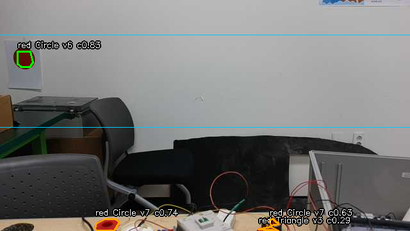
#> input picture docs/전달용/OAK시험_20261031/사진/04_도킹판정_예비_원.png, 410 x 231 px, shrunk from 640 x 360 before the run
$ python vision_pipeline_figure.py
#> lines starting #> are read from the running program, lines starting #| are printed output that depends on the picture; after the words box and inside, x2 and y2 are one past the last pixel; in counts of white or black regions, pixels touching at a corner belong together
### src/color_shape_detector/color_shape_detector/dock_logic.py
"""
도크 표식 인식 순수 로직 — ROS/OpenCV 비의존. cv2 컨투어에서 뽑은 '기하 특징'만 받는다.

왜 순수 함수인가:
  OpenCV 이미지·컨투어를 직접 받으면 배(카메라) 없이는 테스트를 못 한다. 그래서 컨투어에서
  이미 뽑은 숫자(꼭짓점 수, 면적, 둘레, 바운딩박스)만 넘겨받아 판정한다.
  → Mac 에서도 특징값을 넣어 3형상 분류를 검증할 수 있다(test_dock_logic.py).

미션 배경 (도크미션 작업계획 D2·D3):
  표식 = 형상(삼각/원/사각) × 색 조합이고 **당일 아침 공지**된다.
  작년 코드는 목표가 하드코딩(red/Square)이고, 단일 프레임 즉시 발행이라 한 프레임의 오탐이
  그대로 조향에 튀었다. 또 꼭짓점 수 단독 분류라 원/사각 경계가 취약했다.
  → 여기서 (1) 형상 분류를 원형도 보조지표로 강건화하고, (2) N프레임 시간 안정화를 넣는다.
"""

import math
from collections import deque

# 형상 이름 (미션 규칙의 3종)
TRIANGLE = "Triangle"
SQUARE = "Square"
CIRCLE = "Circle"
VALID_SHAPES = (TRIANGLE, SQUARE, CIRCLE)

# 색 이름 (5색 슬롯 — 당일 공지 대응)
VALID_COLORS = ("red", "orange", "yellow", "green", "blue", "white")


def circularity(area, perimeter):
    """
    원형도 = 4πA / P².  완전한 원=1.0, 정사각형≈0.785, 정삼각형≈0.605.
    꼭짓점 수만으로 원/사각을 가르면 경계가 취약하다 — 이 값을 보조로 쓴다.
    둘레가 0 이하이면 None.
    """
    if perimeter is None or perimeter <= 0.0:
        return None
    return 4.0 * math.pi * area / (perimeter * perimeter)


def classify_shape(v_count, area, perimeter, w, h, *,
                   min_area=80.0,
                   square_extent_min=0.4,
                   square_aspect_lo=0.6, square_aspect_hi=1.4,
                   circle_circularity_min=0.87,
                   square_circularity_max=0.60):
    """
    컨투어 기하 특징 → 형상 이름 또는 None.

    인자:
      v_count   : approxPolyDP 꼭짓점 수
      area      : 면적(px²)
      perimeter : 둘레(px)
      w, h      : 바운딩박스 폭·높이

    D3 강건화: 꼭짓점 수를 1차로 쓰되, 원/사각 경계는 원형도로 재확인한다.
      · 원형도 >= circle_circularity_min  → 강하게 원
      · 원형도 <  square_circularity_max  → 원이 될 수 없음(각진 도형)
    임계는 전부 파라미터(하드코딩 금지). 실제 값은 D4 하네스 수치로 튜닝한다.

    circle_circularity_min 0.82 → 0.87 (2026-11-08, 계약서_도킹비전_사전수정 A):
      작은 사각의 **픽셀 외곽선** 원형도가 0.82~0.86 까지 올라가 원으로 오인됐다(계단 효과로 모서리가
      깎여 보임). 0.82 에서 사각 정답률 12~25 px 40~60%, 0.87 에서 95~100%. 원은 두 임계 모두 100%
      (원 경로는 v>=7 이라 임계 무관). 근거: `python3 tools/sim/dock_shape_sweep.py` (cv2 5.0.0, eps 0.0315).
      ⚠️ 픽셀 기하 합성 근거다 — 실영상 혼동행렬이 나오면 재확인.
      알려진 한계: 16 px 이하 사각이 45° 마름모면 0.87 에서도 원(12px@45 v4 원형도 0.876).
      부작용: 4<=v<=6·원형도 0.82~0.87 은 CIRCLE→SQUARE, v==3·원형도 0.82~0.87 은 None→TRIANGLE.
      되돌리기: vision.yaml dock 절 circle_circularity_min: 0.82.
    """
    if area is None or area < min_area:
        return None
    if not v_count or v_count < 3:
        return None
    if w is None or h is None or w <= 0 or h <= 0:
        return None

    circ = circularity(area, perimeter)
    aspect = w / float(h)

    # ---- 삼각형: 꼭짓점 3, 그리고 원형도가 원 수준이 아니어야 ----
    if v_count == 3:
        if circ is not None and circ >= circle_circularity_min:
            return None       # 꼭짓점은 3인데 원형도가 원 → 노이즈. 버린다
        return TRIANGLE

    # ---- 사각형: 꼭짓점 4~6 + 채움비(extent) + 종횡비 + 원형도가 원이 아님 ----
    if 4 <= v_count <= 6:
        extent = area / float(w * h)
        if extent <= square_extent_min:
            return None
        if not (square_aspect_lo <= aspect <= square_aspect_hi):
            return None
        if circ is not None and circ >= circle_circularity_min:
            # 꼭짓점은 사각인데 원형도가 원에 가깝다 → 원일 가능성. 사각으로 확정하지 않는다.
            return CIRCLE
        return SQUARE

    # ---- 원: 꼭짓점 7+ 또는 원형도가 충분히 높음 ----
    if v_count >= 7:
        if circ is not None and circ < square_circularity_max:
            return None       # 꼭짓점 많은데 원형도가 낮다 → 울퉁불퉁한 노이즈. 버린다
        return CIRCLE

    return None


class DetectionConfirmer:
    """
    N프레임 시간 안정화 (D2). **최근 confirm_window 프레임 안에서** 같은 (색,형상) 판정이
    confirm_frames 번 이상 나왔을 때만 확정한다 — "창 M 중 N".

    작년: 단일 프레임 판정을 즉시 발행 → 한 프레임 오탐이 그대로 조향에 튐.
    2026-08: 연속 N 프레임 일치해야 확정, 중간에 미검출이 끼면 카운트 리셋.
      → 깜빡임(검출-놓침-검출)에선 N 연속이 영원히 안 돼 확정 0 이 됐다
        (08-12 관측: confirm_frames=3 에서 172 중 10 연속 무효. 비전_개선후보_20261027 §1-1).
    2026-10 (A1): 창 M 중 N 회. 미검출 프레임은 창에 None 으로 남고 카운트를 리셋하지 않는다.
      단 **다른 키**가 오면 창을 비운다(키 전환은 옛 동작대로 처음부터) — 색 교대 입력에서
      확정 키가 매 프레임 뒤집히는 것을 막는다(리뷰 권고 1).
      confirm_window 가 confirm_frames 와 같으면(기본) 옛 "연속 N" 과 **완전히 동일**하다
      — 창 N 안에 N 번이면 N 연속뿐이다. 그래서 기본값으로는 동작이 바뀌지 않는다.

    🚨 반환은 **이번 프레임의 key 가 창 안에 N 번 이상일 때만 그 key** 다. 창 안 다른 키의
       다수결로 돌려주지 않는다 — 창 [red,red,white,red,white] 에서 red 를 돌려주면 노드는
       이번 프레임의 white 각도를 red 로 발행해 ship_turn 이 반대로 돈다(계약서 위험 2).

    사용:
        conf = DetectionConfirmer(confirm_frames=3)                    # 연속 3 (옛 동작)
        conf = DetectionConfirmer(confirm_frames=3, confirm_window=5)  # 최근 5 중 3
        key = conf.update(("red", "Square"))   # 검출 없으면 None 전달
        if key is not None: 확정 → 발행

    반환:
      확정된 (색,형상) 튜플, 아직 확정 전이면 None. 미검출(None) 프레임은 항상 None.
      한 번 확정되면 같은 판정이 창 조건을 만족하는 한 매번 그 값을 돌려준다(연속 발행).
    """

    # [32 lines left out: functions __init__, update, not called in this run]

    @property
    def confirmed(self):
        return self._confirmed

    # [24 lines left out: functions reset, fallback_value, not called in this run]


# ---- 프레임 처리 분기 (계약서_도킹게이트_20261028) ----
# 이미지 한 장이 왔을 때 도킹 검출기가 할 일. 노드(color_callback)는 **이 함수의 결과로만** 분기한다.
FRAME_SKIP = "skip"                        # 담당 모드 아님/모드 모름 → 아무것도 발행하지 않는다
FRAME_PUBLISH_INVALID = "publish_invalid"  # 담당 모드인데 목표 표식이 무효 → 10000 센티널만
FRAME_DETECT = "detect"                    # 담당 모드 + 유효 목표 → 검출 경로


# [15 lines left out: function dock_frame_action, not called in this run]

### src/color_shape_detector/color_shape_detector/vision_geom.py
"""
비전 기하 — 픽셀 오프셋 → 방위각, 컨투어 채움비(solidity). ROS/OpenCV 비의존 순수 함수.

왜 다시 썼나 (V3, CLAUDE.md 3-3):
  작년 코드는 이랬다.
      rel_x  = vX - cx
      real_x = (rel_x / 80.0) * 0.09 * (distance / 0.5)
      angle  = -degrees(atan2(real_x, distance))
  `distance` 가 분자·분모에서 **약분**되어 실질은 `angle = -degrees(atan(rel_x * 0.00225))` 다.
  즉 뎁스를 쓰는 것처럼 보이지만 실제로는 **화각이 매직넘버 3개(80.0, 0.09, 0.5)에 흩어져
  하드코딩**돼 있었다. 역산하면:
      k  = (1/80) * 0.09 / 0.5 = 0.00225
      fx = 1/k ≈ 444.44 px
      HFOV(640px) = 2·atan(320/fx) ≈ 71.51°   ← RealSense 화각
  카메라를 광각(OAK-1 W 등)으로 바꾸면 **같은 픽셀이 다른 각도**가 되어 모든 각도 출력과
  상위 튜닝(align_tol_deg, pair_min/max_sep_deg …)이 통째로 무효가 된다.
  → 화각을 파라미터로 드러내고, 해상도는 매 프레임 실제 이미지에서 읽는다.

⚠️ 핀홀 모델이다. 광각 렌즈에서는 **가장자리 오차가 커진다**(왜곡).
   광각 카메라를 붙이면 rectified 토픽을 구독하거나 camera_info 의 왜곡계수 D 를
   cv2.undistortPoints 로 적용해야 한다. 이 함수만으로는 부족하다.
"""

import math

# 작년 매직넘버의 유효 상수. 회귀 비교의 기준으로만 남긴다 — 계산에는 쓰지 않는다.
LEGACY_PIXEL_TO_ANGLE_K = (1.0 / 80.0) * 0.09 / 0.5     # = 0.00225

# 🚨 **[2026-11-04] 기본값 80.32(D455) → 63.9(OAK-1 PoE, 640×360 ISP 1/3).** 계약서_OAK전환_20261104 결정 3.
#    런북 10-31 저녁 실측: 원 간격 60장 → 63.9°, camera_info fx 513.5 → 63.87°. 반화각 31.95°.
#    🚨 i_isp_num 1 / i_isp_den 3 이 빠진 드라이버 기본 설정은 가운데만 잘려 40.3° 다 — 이 값은 그 설정에선 틀린다.
#
#    ⚠️ 이 기본값이 쓰이는 건 **yaml 이 안 닿을 때**다(`ros2 run` 단독 실행 등).
#       그때 조용히 옛 값으로 도는 걸 막으려고 여기도 같이 고친다.
#       실제 운용값은 `config/vision.yaml` 의 `hfov_deg` 다(test_vision_geom 이 둘의 일치를 검사).
#    ⚠️ 해상도·ISP 를 바꾸면 이 값도 바뀐다(센서 크롭). 640×360 ISP 1/3 기준값이다.
#
#    📜 2026-08-12: 71.5 → 80.32. D455 camera_info fx=379.189 → 2·atan(320/379.189) = 80.32°.
#       작년 매직넘버 역산치(71.5)는 8.82° 틀려 가장자리 4.4° 오차였다(align_tol_deg 5° 의 88%).
DEFAULT_HFOV_DEG = 63.9

# 실측 원본 — "63.9 는 어디서 나왔나" 추적용. OAK-1 PoE, 1080P → ISP 1/3 → 640×360 (런북 10-31 저녁).
MEASURED_OAK_640x360 = {
    "fx": 513.5, "cx": 326.8,          # camera_info (fy·cy·S/N 은 런북에 없음 — 지어내지 않는다)
    "hfov_deg_measured": 63.9,         # 원 2개 간격 213.8 px(60장 표준편차 0.27 px) 로 역산
    "isp_num": 1, "isp_den": 3,
}

# D455 시절 실측 원본(2026-08-12~11-04) — 회귀 비교·역사 기록용. 이제 기본값이 아니다.
D455_HFOV_DEG = 80.32
MEASURED_D455_640x480 = {
    "fx": 379.1893310546875, "fy": 378.7508239746094,
    "cx": 319.3738098144531, "cy": 238.60386657714844,
    "serial": "117122250518", "fw": "5.17.0.10",
}

# 작년 매직넘버의 등가 화각. **회귀 비교 기준으로만** 남긴다 — 이제 기본값이 아니다.
LEGACY_HFOV_DEG = 71.5
EXACT_LEGACY_HFOV_DEG = 71.5077745088735


def fx_from_hfov(image_width, hfov_deg):
    """
    수평 화각 → 초점거리[px].

        fx = (width/2) / tan(hfov/2)

    image_width 는 **파라미터로 두지 않는다.** 해상도를 바꾸면 fx 가 따라 바뀌어야 하는데,
    파라미터로 두면 yaml 을 안 고친 채 해상도만 바꿨을 때 조용히 각도가 틀어진다.
    """
    if not (image_width and image_width > 0):
        raise ValueError(f"image_width 가 이상하다: {image_width!r}")
    if not (0.0 < hfov_deg < 180.0):
        raise ValueError(f"hfov_deg 는 0~180 사이여야 한다: {hfov_deg!r}")
    return (image_width / 2.0) / math.tan(math.radians(hfov_deg) / 2.0)


def angle_from_pixel(vX, image_width, hfov_deg):
    """
    이미지 x 좌표 → 상대 방위각[deg].

    부호 규약은 작년과 동일하다 — **왼쪽이 +**:
        화면 왼쪽(vX < 중심) → 양수
        화면 중앙            → 0
        화면 오른쪽          → 음수
    (`/candidate_angle` 계열과 같은 규약. 바꾸면 조향이 반대로 돈다.)
    """
    cx = image_width // 2
    fx = fx_from_hfov(image_width, hfov_deg)
    return -math.degrees(math.atan((vX - cx) / fx))


# [22 lines left out: functions legacy_angle_from_pixel, solidity, not called in this run]

### tools/vision_pipeline_figure.py
#!/usr/bin/env python3
"""영상 처리 단계 그림 — 보고서 Ⅲ-2.4. 실제 OAK 화면 한 장에 검출기와 같은 처리를 단계별로 다시 적용한다.

입력: docs/전달용/OAK시험_20261031/사진/04_도킹판정_예비_원.png (OAK-1 PoE 640×360, 도킹 판정 도구 화면.
      하늘색 가로선 두 줄 = 검출 높이 띠 y_zone 0.15·0.55, 글자·초록 윤곽은 그 도구가 그린 것)
처리: src/color_shape_detector 의 실제 함수와 config/vision.yaml 값을 그대로 쓴다.
      HSV 변환 → hsv.red 범위 마스크 → medianBlur 3 → 외곽 윤곽 → approxPolyDP(ε 0.0315·둘레)
      → classify_shape(꼭짓점 수 + 원형도) → 높이 띠 필터 → angle_from_pixel(hfov 63.9°, OAK 실측)
재현: python3 tools/vision_pipeline_figure.py  → docs/전달용/배치도/vision_pipeline.png
"""
import os, sys, re
import cv2
import numpy as np
import matplotlib
matplotlib.use("Agg")
import matplotlib.pyplot as plt

matplotlib.rcParams["font.family"] = "Apple SD Gothic Neo"; matplotlib.rcParams["axes.unicode_minus"] = False
ROOT = os.path.join(os.path.dirname(os.path.abspath(__file__)), "..")
PKG = os.path.join(ROOT, "src", "color_shape_detector")
sys.path.insert(0, PKG)
from color_shape_detector.dock_logic import classify_shape, circularity   # noqa: E402
from color_shape_detector.vision_geom import angle_from_pixel            # noqa: E402

IMG = os.path.join(ROOT, "docs", "전달용", "OAK시험_20261031", "사진", "04_도킹판정_예비_원.png")
OUT = os.path.join(ROOT, "docs", "전달용", "배치도", "vision_pipeline.png")
HFOV_OAK = 63.9


def yaml_section(text, name):
    """vision.yaml 에서 한 노드 절의 'key: value' 만 읽는다(주석 제거). 공통 절은 '/**'."""
#> called with name = '/**'
    out, cur = {}, None
    for line in text.splitlines():
        s = line.split("#")[0].rstrip()
        if not s.strip(): continue
        if not line.startswith(" ") and s.endswith(":"):
            cur = s[:-1].strip(); continue
        if cur == name and ":" in s and "ros__parameters" not in s:
            k, v = s.strip().split(":", 1); out[k.strip()] = v.strip()
    return out


Y = open(os.path.join(PKG, "config", "vision.yaml"), encoding="utf-8").read()
common, dock = yaml_section(Y, "/**"), yaml_section(Y, "image_subscriber_dock")
red = [int(v) for v in re.findall(r"-?\d+", common["hsv.red"])]
RANGES = [(red[i:i + 3], red[i + 3:i + 6]) for i in range(0, len(red), 6)]
P = {k: float(dock[k]) for k in ("approx_epsilon", "min_area_px", "square_extent_min", "square_aspect_lo", "square_aspect_hi",
                                 "circle_circularity_min", "square_circularity_max", "y_zone_lo", "y_zone_hi")}

bgr = cv2.imread(IMG); H, W = bgr.shape[:2]
#> further down, bgr is the input picture: shape (231, 410, 3); mean B, G, R 115.4, 117, 117.1
hsv = cv2.cvtColor(bgr, cv2.COLOR_BGR2HSV)
#> hsv: shape (231, 410, 3); mean H, S, V 36.6, 22, 120.4
mask = np.zeros((H, W), np.uint8)
for lo, hi in RANGES:
    mask |= cv2.inRange(hsv, np.array(lo), np.array(hi))
#> this loop made 2 passes
#> pass 1, `mask |= cv2.inRange(hsv, np.array(lo), np.array(hi))`:
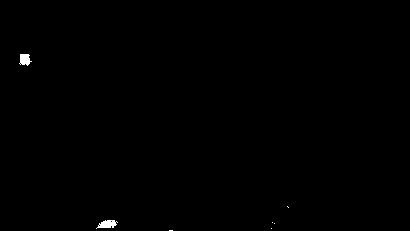
#> mask: shape (231, 410); 0.25% white; 7 white regions (5 under 20 px), largest, box (x1, y1, x2, y2) and area: (96, 220, 118, 229) 120, (19, 54, 32, 66) 107
#> pass 2, `mask |= cv2.inRange(hsv, np.array(lo), np.array(hi))`:
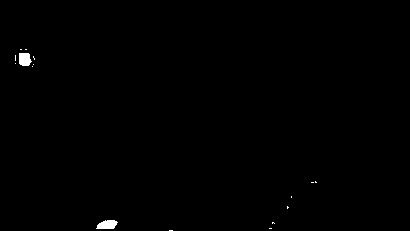
#> mask: shape (231, 410); 0.35% white; 16 white regions (14 under 20 px), largest, box (x1, y1, x2, y2) and area: (96, 220, 118, 229) 150, (19, 53, 32, 66) 142
mask = cv2.medianBlur(mask, 3)
#> mask: shape (231, 410); 0.31% white; 3 white regions (1 under 20 px)
contours, _ = cv2.findContours(mask, cv2.RETR_EXTERNAL, cv2.CHAIN_APPROX_SIMPLE)
#> contours = 3 contours, 1 with area under 20; largest, box (x1, y1, x2, y2) and area: (97, 220, 117, 229) 124, (19, 53, 31, 66) 120

cands = []
for c in contours:
    area = cv2.contourArea(c)
    if area < P["min_area_px"]:
        continue
    per = cv2.arcLength(c, True)
    ap = cv2.approxPolyDP(c, P["approx_epsilon"] * per, True)
    x, y, w, h = cv2.boundingRect(ap)
    shape = classify_shape(len(ap), area, per, w, h, min_area=P["min_area_px"],
                           square_extent_min=P["square_extent_min"], square_aspect_lo=P["square_aspect_lo"],
                           square_aspect_hi=P["square_aspect_hi"], circle_circularity_min=P["circle_circularity_min"],
                           square_circularity_max=P["square_circularity_max"])
    v = ap.reshape(-1, 2); vx, vy = int(v[:, 0].mean()), int(v[:, 1].mean())
    in_band = H * P["y_zone_lo"] <= vy <= H * P["y_zone_hi"]
    cands.append(dict(ap=ap, area=area, circ=circularity(area, per), n=len(ap), shape=shape, vx=vx, vy=vy, ok=bool(shape) and in_band))
#> this loop made 3 passes
#> (area, per, x, y, w, h, circ in classify_shape, aspect in classify_shape) on pass 2: (124.5, 48.73, 97, 221, 20, 8, 0.659, 2.5)
#> after the loop, cands = 2 items

rgb = cv2.cvtColor(bgr, cv2.COLOR_BGR2RGB)
fig, axs = plt.subplots(2, 2, figsize=(12, 7.2))
y0, y1 = H * P["y_zone_lo"], H * P["y_zone_hi"]

ax = axs[0, 0]; ax.imshow(rgb); ax.set_title("(a) 입력 — OAK-1 PoE 640×360 실제 화면", fontsize=11)
ax = axs[0, 1]; ax.imshow(mask, cmap="gray"); ax.set_title("(b) HSV 빨강 범위 마스크 + 중앙값 필터(3×3)", fontsize=11)
ax = axs[1, 0]; ax.imshow(rgb, alpha=0.45); ax.set_title("(c) 윤곽 근사 → 형상 판정 → 높이 띠 필터", fontsize=11)
ax.axhspan(y0, y1, color="#3ab0ff", alpha=0.12); ax.axhline(y0, color="#3ab0ff", lw=1); ax.axhline(y1, color="#3ab0ff", lw=1)
for c in cands:
    p = np.vstack([c["ap"].reshape(-1, 2), c["ap"].reshape(-1, 2)[:1]])
    col = "#1a9c3a" if c["ok"] else "#d03030"
    ax.plot(p[:, 0], p[:, 1], color=col, lw=2)
    why = "채택" if c["ok"] else ("형상 불명" if not c["shape"] else "높이 띠 밖")
    ax.text(c["vx"] + 40, c["vy"] + 30 if c["vy"] < H / 2 else c["vy"] - 40,
            f"{c['shape'] or '?'} · 꼭짓점 {c['n']} · 원형도 {c['circ']:.2f}\n→ {why}", fontsize=7.5, color=col,
            bbox=dict(fc="white", ec="none", alpha=0.75, pad=1))
#> this loop made 2 passes
#> (col, why) on passes 1 to 2: ('#d03030', '형상 불명'), ('#1a9c3a', '채택')
ax = axs[1, 1]; ax.imshow(rgb); ax.set_title("(d) 방위각 변환 θ = -atan((x - W/2) / fx)", fontsize=11)
ax.axvline(W / 2, color="#ffcc00", lw=1, ls="--")
for c in [c for c in cands if c["ok"]]:
    th = angle_from_pixel(c["vx"], W, HFOV_OAK)
    ax.plot([W / 2, c["vx"]], [c["vy"], c["vy"]], color="#1a9c3a", lw=1.5)
    ax.plot(c["vx"], c["vy"], "o", color="#1a9c3a")
    ax.text(c["vx"] + 10, c["vy"] + 28, f"{c['shape']}  θ = {th:+.1f}°\n(HFOV 63.9°, 왼쪽 +)", fontsize=9, color="#1a9c3a",
            bbox=dict(fc="white", ec="none", alpha=0.8, pad=1))
#> this loop made 1 pass
#> (cx in angle_from_pixel, fx in angle_from_pixel, th) on pass 1: (205, 328.7, 28.71)
for a in axs.flat:
    a.set_xticks([]); a.set_yticks([])
fig.tight_layout()
fig.savefig(OUT, dpi=130)
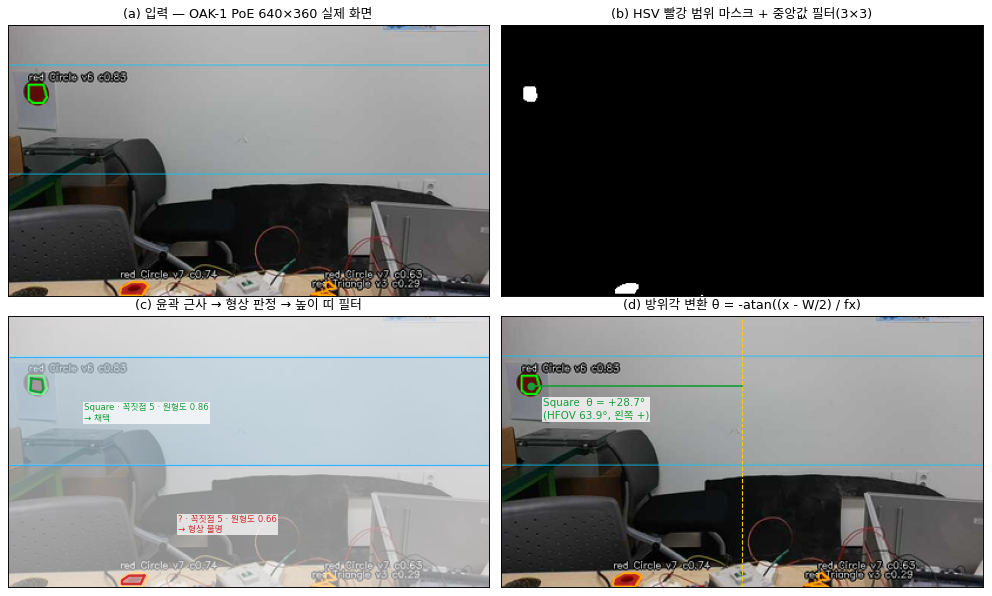
#> figure drawn by matplotlib, 4 panels
print(OUT, [(c["shape"], c["n"], round(c["circ"], 2), c["vy"], c["ok"]) for c in cands])
#| tools/../docs/전달용/배치도/vision_pipeline.png [(None, 5, 0.66, 224, False), ('Square', 5, 0.86, 59, True)]

$ run again, with docs/전달용/OAK시험_20261031/사진/01_화각_잘린화면_40도.png copied over docs/전달용/OAK시험_20261031/사진/04_도킹판정_예비_원.png
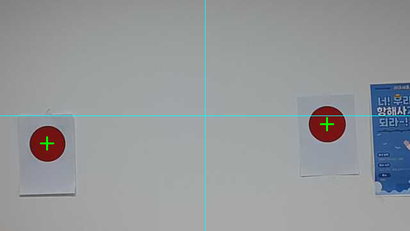
#> input picture docs/전달용/OAK시험_20261031/사진/01_화각_잘린화면_40도.png, 410 x 231 px, shrunk from 640 x 360 before the run
#> bgr is the input picture: shape (231, 410, 3); mean B, G, R 154.5, 152.4, 149.3
#> hsv: shape (231, 410, 3); mean H, S, V 56.1, 17.6, 157.1
#> the loop `for lo, hi in RANGES:` made 2 passes
#> pass 2, `mask |= cv2.inRange(hsv, np.array(lo), np.array(hi))`:
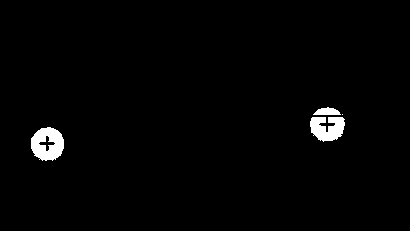
#> mask: shape (231, 410); 1.7% white; 4 white regions (1 under 20 px), largest, box (x1, y1, x2, y2) and area: (31, 127, 64, 161) 806, (310, 117, 345, 142) 648, (313, 107, 341, 115) 156
#> contours = 3 contours; box (x1, y1, x2, y2) and area: (31, 127, 64, 161) 832, (310, 117, 345, 141) 574, (314, 107, 340, 115) 126
#> the loop `for c in contours:` made 3 passes
#> (area, per, x, y, w, h, circ in classify_shape, aspect in classify_shape) on pass 1: (832.5, 108.3, 31, 127, 33, 34, 0.892, 0.971)
#> after the loop `for c in contours:`: cands = 3 items
#> the loop `for c in cands:` made 3 passes
#> `fig.savefig(OUT, dpi=130)`:
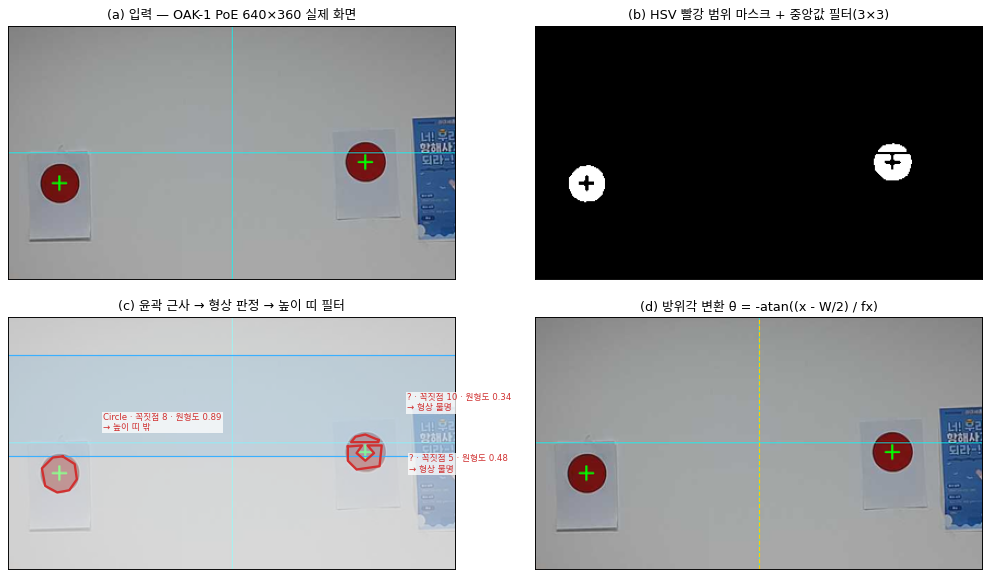
#> figure drawn by matplotlib, 4 panels
#| tools/../docs/전달용/배치도/vision_pipeline.png [('Circle', 8, 0.89, 143, False), (None, 10, 0.34, 125, False), (None, 5, 0.48, 111, False)]
